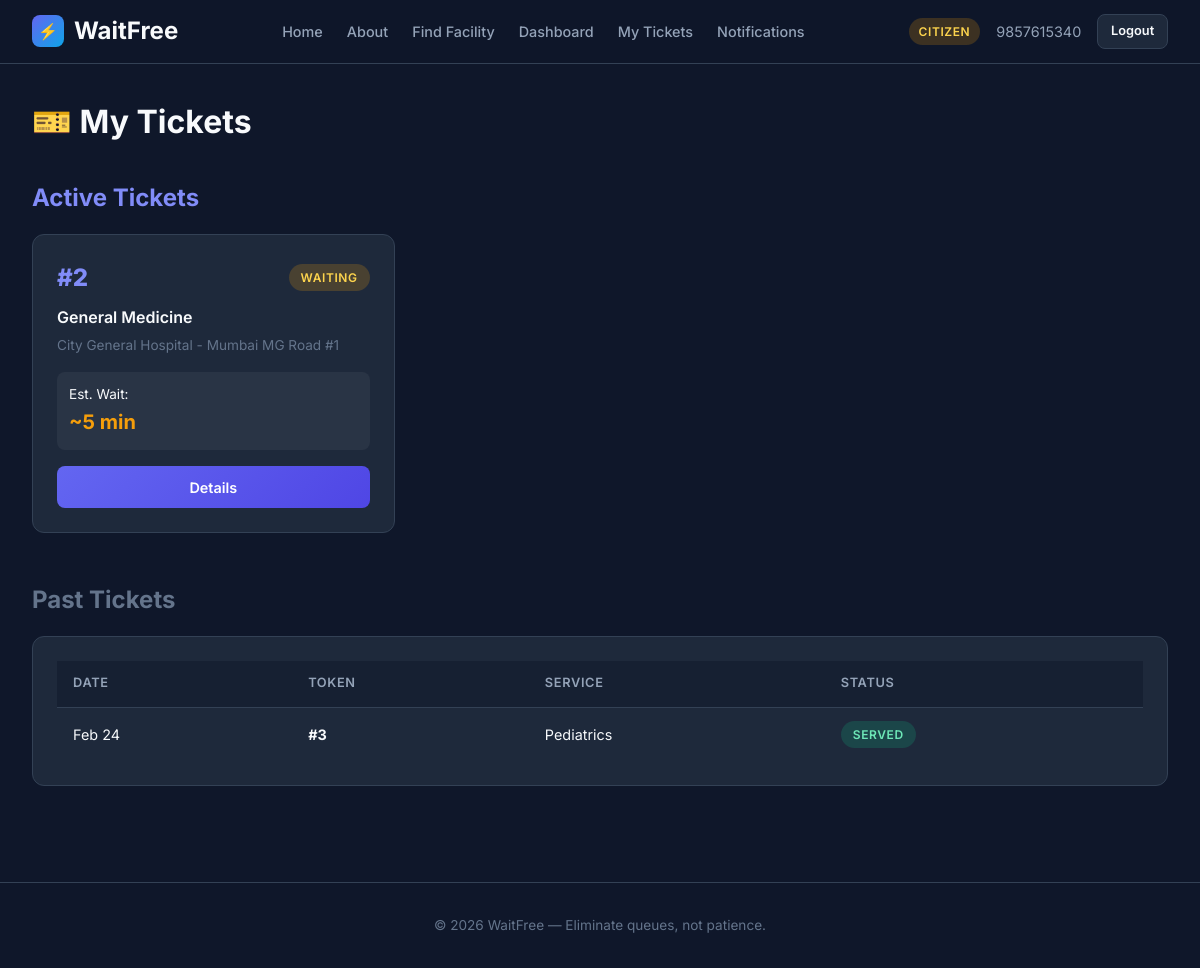
Page /queues/my-tickets/ (signed in) on the committed database.
### accounts/models.py (models this page shows, shortened)
class User(AbstractUser):
    role = models.CharField(max_length=20, choices=ROLE_CHOICES, default=CITIZEN)
    mobile_number = models.CharField(max_length=15, blank=True, null=True, unique=True)
    organization = models.ForeignKey(
        'organizations.Organization',
        on_delete=models.SET_NULL,
        null=True,
        blank=True,
        related_name='users',
    )
    branch = models.ForeignKey(
        'facilities.Branch',
        on_delete=models.SET_NULL,
        null=True,
        blank=True,
        related_name='users',
    )
    class Meta:
        db_table = 'waitfree_user'

### queues/models.py (models this page shows, shortened)
class QueueTicket(models.Model):
    STATUS_CHOICES = [
        ('waiting', 'Waiting'),
        ('serving', 'Being Served'),
        ('served', 'Served'),
        ('no_show', 'No Show'),
    ]
    citizen = models.ForeignKey(
        settings.AUTH_USER_MODEL,
        on_delete=models.CASCADE,
        related_name='queue_tickets',
    )
    service = models.ForeignKey(
        'facilities.Service',
        on_delete=models.CASCADE,
        related_name='queue_tickets',
    )
    branch = models.ForeignKey(
        'facilities.Branch',
        on_delete=models.CASCADE,
        related_name='queue_tickets',
    )
    token_number = models.PositiveIntegerField()
    status = models.CharField(max_length=20, choices=STATUS_CHOICES, default='waiting')
    position = models.PositiveIntegerField(default=0)
    estimated_wait_time = models.IntegerField(
        default=0,
        help_text='Estimated wait time in minutes',
    )
    joined_at = models.DateTimeField(auto_now_add=True)
    called_at = models.DateTimeField(null=True, blank=True)
    served_at = models.DateTimeField(null=True, blank=True)
    no_show_at = models.DateTimeField(null=True, blank=True)
    class Meta:
        db_table = 'waitfree_queue_ticket'
        ordering = ['joined_at']
        indexes = [
            models.Index(fields=['service', 'status', 'joined_at']),
            models.Index(fields=['branch', 'status']),
            models.Index(fields=['citizen', 'status']),
        ]

### facilities/models.py (models this page shows, shortened)
class Service(models.Model):
    name = models.CharField(max_length=255)
    branch = models.ForeignKey(
        Branch,
        on_delete=models.CASCADE,
        related_name='services',
    )
    description = models.TextField(blank=True)
    avg_service_time = models.PositiveIntegerField(
        default=10,
        help_text='Average service time in minutes',
    )
    is_active = models.BooleanField(default=True)
    created_at = models.DateTimeField(auto_now_add=True)
    updated_at = models.DateTimeField(auto_now=True)
    class Meta:
        db_table = 'waitfree_service'
        ordering = ['name']
        unique_together = ['name', 'branch']

class Branch(models.Model):
    name = models.CharField(max_length=255)
    organization = models.ForeignKey(
        'organizations.Organization',
        on_delete=models.CASCADE,
        related_name='branches',
    )
    address = models.TextField(blank=True)
    city = models.CharField(max_length=100, blank=True)
    is_active = models.BooleanField(default=True)
    created_at = models.DateTimeField(auto_now_add=True)
    updated_at = models.DateTimeField(auto_now=True)
    class Meta:
        db_table = 'waitfree_branch'
        ordering = ['name']
        verbose_name_plural = 'branches'

### queues/views.py (the view)
# urls.py: path('my-tickets/', views.MyTicketsView.as_view(), name='my_tickets'),
class MyTicketsView(CitizenRequiredMixin, View):
    def get(self, request):
        active_tickets = QueueTicket.objects.filter(
            citizen=request.user,
            status__in=['waiting', 'serving'],
        ).select_related('service', 'branch')
        past_tickets = QueueTicket.objects.filter(
            citizen=request.user,
            status__in=['served', 'no_show'],
        ).select_related('service', 'branch').order_by('-joined_at')[:20]
        return render(request, 'citizen/my_tickets.html', {
            'active_tickets': active_tickets,
            'past_tickets': past_tickets,
        })

### core/mixins.py (called while the page is built)
    def test_func(self):
        if not self.request.user.is_authenticated:
            return False
        return self.request.user.role in self.allowed_roles

### templates/citizen/my_tickets.html (shortened to what this page needs)
{% extends 'base.html' %}
{% block content %}
<div class="container">
    <div class="page-header">
        <h1>🎫 My Tickets</h1>
    </div>
    {% if active_tickets %}
    <h2 style="margin-bottom:1rem;color:var(--primary-light);">Active Tickets</h2>
    <div class="card-grid" style="margin-bottom:3rem;">
        {% for t in active_tickets %}
        <div class="card">
            <div class="flex-between" style="margin-bottom:0.5rem;">
                <span style="font-size:1.5rem;font-weight:800;color:var(--primary-light);">#{{ t.token_number }}</span>
                <span class="status-badge status-{{ t.status }}">{{ t.get_status_display }}</span>
            </div>
            <p style="font-weight:600;margin-bottom:0.25rem;">{{ t.service.name }}</p>
            <p class="text-muted" style="font-size:0.85rem;margin-bottom:1rem;">{{ t.branch.name }}</p>
            {% if t.status == 'waiting' %}
            <div style="background:rgba(255,255,255,0.05);border-radius:var(--radius-sm);padding:0.75rem;margin-bottom:1rem;">
                <p style="font-size:0.85rem;">Est. Wait:</p>
                <p style="font-size:1.25rem;font-weight:700;color:var(--accent);">{% if t.estimated_wait_time > 0 %}~{{ t.estimated_wait_time }} min{% else %}Next{% endif %}</p>
            </div>
            {% endif %}
            <a href="{% url 'queues:ticket' t.id %}" class="btn btn-primary btn-block">Details</a>
        </div>
        {% endfor %}
    </div>
    {% endif %}
    {% if past_tickets %}
    <h2 style="margin-bottom:1rem;color:var(--text-muted);">Past Tickets</h2>
    <div class="card">
        <table style="width:100%">
            <thead><tr><th>Date</th><th>Token</th><th>Service</th><th>Status</th></tr></thead>
            <tbody>
                {% for t in past_tickets %}
                <tr>
                    <td>{{ t.joined_at|date:"M d" }}</td>
                    <td><strong>#{{ t.token_number }}</strong></td>
                    <td>{{ t.service.name }}</td>
                    <td><span class="status-badge status-{{ t.status }}">{{ t.get_status_display }}</span></td>
                </tr>
                {% endfor %}
            </tbody>
        </table>
    </div>
    {% endif %}
</div>
{% endblock %}

### templates/includes/navbar.html
<nav class="navbar">
    <a href="{% url 'landing' %}" class="navbar-brand">
        <span class="logo">⚡</span>
        WaitFree
    </a>
    <ul class="navbar-links">
        <li><a href="{% url 'landing' %}">Home</a></li>
        <li><a href="{% url 'about' %}">About</a></li>
        <li><a href="{% url 'facilities:facility_search' %}">Find Facility</a></li>
        {% if user.is_authenticated %}
        <li><a href="{% url 'dashboard:router' %}">Dashboard</a></li>
        {% if user.role == 'citizen' %}
        <li><a href="{% url 'queues:my_tickets' %}">My Tickets</a></li>
        <li><a href="{% url 'notifications:citizen_notifications' %}">Notifications</a></li>
        {% endif %}
        {% endif %}
    </ul>
    <div class="navbar-user">
        {% if user.is_authenticated %}
        <span class="role-badge badge-{{ user.role }}">{{ user.get_role_display }}</span>
        <span style="color: var(--text-secondary); font-size: 0.9rem;">
            {% if user.role == 'citizen' %}
            {{ user.mobile_number }}
            {% else %}
            {{ user.username }}
            {% endif %}
        </span>
        <a href="{% url 'accounts:logout' %}" class="btn btn-secondary btn-sm">Logout</a>
        {% else %}
        <a href="{% url 'accounts:login' %}" class="btn btn-primary btn-sm">Login</a>
        <a href="{% url 'accounts:org_register' %}" class="btn btn-secondary btn-sm">Register Org</a>
        {% endif %}
    </div>
</nav>

### static/css/style.css (style rules this page uses)
:root { --primary: #6366f1; --primary-dark: #4f46e5; --primary-light: #818cf8; --secondary: #0ea5e9; --secondary-dark: #0284c7; --accent: #f59e0b; --success: #10b981; --danger: #ef4444; --warning: #f59e0b; --info: #06b6d4; --bg-dark: #0f172a; --bg-card: #1e293b; --bg-card-hover: #334155; --bg-surface: #162032; --text-primary: #f8fafc; --text-secondary: #94a3b8; --text-muted: #64748b; --border: #334155; --border-light: #475569; --shadow: rgba(0, 0, 0, 0.3); --radius: 12px; --radius-sm: 8px; --radius-lg: 16px; --transition: all 0.2s ease; --font: 'Inter', -apple-system, BlinkMacSystemFont, sans-serif; }
*, *::before, *::after { box-sizing: border-box; margin: 0; padding: 0; }
body { font-family: var(--font); background: var(--bg-dark); color: var(--text-primary); line-height: 1.6; min-height: 100vh; }
a { color: var(--primary-light); text-decoration: none; transition: var(--transition); }
.navbar { background: rgba(15, 23, 42, 0.95); backdrop-filter: blur(20px); border-bottom: 1px solid var(--border); padding: 0 2rem; position: sticky; top: 0; z-index: 1000; display: flex; align-items: center; justify-content: space-between; height: 64px; }
.navbar-brand { display: flex; align-items: center; gap: 10px; font-size: 1.5rem; font-weight: 700; color: var(--text-primary); }
.navbar-brand .logo { width: 32px; height: 32px; background: linear-gradient(135deg, var(--primary), var(--secondary)); border-radius: 8px; display: flex; align-items: center; justify-content: center; font-size: 1rem; }
.navbar-links { display: flex; align-items: center; gap: 1.5rem; list-style: none; }
.navbar-links a { color: var(--text-secondary); font-size: 0.9rem; font-weight: 500; padding: 0.5rem 0; border-bottom: 2px solid transparent; transition: var(--transition); }
.navbar-user { display: flex; align-items: center; gap: 1rem; }
.navbar-user .role-badge { font-size: 0.75rem; font-weight: 600; padding: 4px 10px; border-radius: 20px; text-transform: uppercase; letter-spacing: 0.05em; }
.badge-citizen { background: rgba(245, 158, 11, 0.2); color: #fcd34d; }
.container { max-width: 1200px; margin: 0 auto; padding: 2rem; }
.page-header { margin-bottom: 2rem; }
.page-header h1 { font-size: 2rem; font-weight: 700; margin-bottom: 0.5rem; }
.card { background: var(--bg-card); border: 1px solid var(--border); border-radius: var(--radius); padding: 1.5rem; transition: var(--transition); }
.card-grid { display: grid; grid-template-columns: repeat(auto-fill, minmax(280px, 1fr)); gap: 1.5rem; }
.btn { display: inline-flex; align-items: center; justify-content: center; gap: 0.5rem; padding: 0.6rem 1.25rem; border: none; border-radius: var(--radius-sm); font-size: 0.9rem; font-weight: 600; cursor: pointer; transition: var(--transition); text-decoration: none; font-family: var(--font); }
.btn-primary { background: linear-gradient(135deg, var(--primary), var(--primary-dark)); color: white; }
.btn-secondary { background: var(--bg-card); color: var(--text-primary); border: 1px solid var(--border); }
.btn-sm { padding: 0.4rem 0.8rem; font-size: 0.8rem; }
.btn-block { width: 100%; }
table { width: 100%; border-collapse: collapse; font-size: 0.9rem; }
thead { background: var(--bg-surface); }
th { text-align: left; padding: 0.8rem 1rem; font-weight: 600; color: var(--text-secondary); font-size: 0.8rem; text-transform: uppercase; letter-spacing: 0.05em; border-bottom: 1px solid var(--border); }
td { padding: 0.8rem 1rem; border-bottom: 1px solid var(--border); }
tr:last-child td { border-bottom: none; }
.status-badge { display: inline-flex; align-items: center; gap: 0.35rem; padding: 0.25rem 0.75rem; border-radius: 20px; font-size: 0.75rem; font-weight: 600; text-transform: uppercase; letter-spacing: 0.05em; }
.status-waiting { background: rgba(245, 158, 11, 0.2); color: #fcd34d; }
.status-served { background: rgba(16, 185, 129, 0.2); color: #6ee7b7; }
.text-muted { color: var(--text-muted); }
.flex-between { display: flex; justify-content: space-between; align-items: center; }

### rows in the picture
User: role "CITIZEN", mobile_number "9857615340"
QueueTicket: token_number "2", status "WAITING", service.name "General Medicine", branch.name "City General Hospital - Mumbai MG Road #1", estimated_wait_time "5"
QueueTicket: joined_at "Feb 24", token_number "3", service.name "Pediatrics", status "SERVED"
